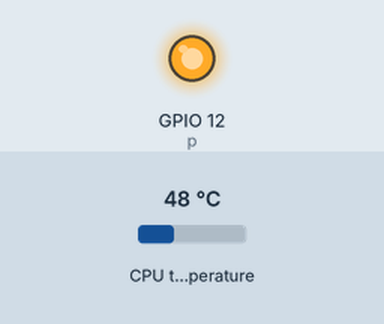
Simulated run of this program. Board: Raspberry Pi (BCM pin numbers). Shown: output pins drawn as LEDs (lit = HIGH). The test bench sets the inputs (shaded band); at power-on: CPU temperature 48 °C.

Above: at 1.2 s.
1.3 s: CPU temperature set to 52 °C
4.4 s: CPU temperature set to 55 °C
At 7.2 s:
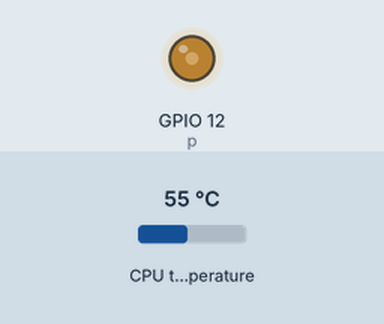
8.0 s: CPU temperature set to 51 °C
11.0 s: CPU temperature set to 48 °C
At 13.6 s:
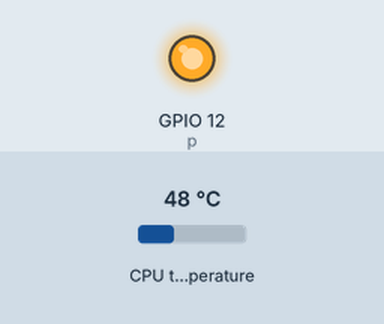
14.6 s: CPU temperature set to 58 °C
At 17.3 s:
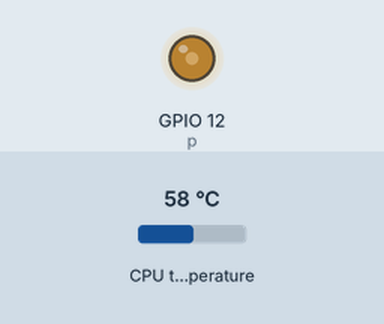
17.9 s: CPU temperature set to 31 °C
At 21.1 s:
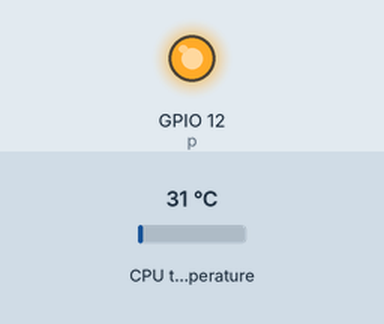
Timing chart, 0 to 22.2 s (numbered marks = the images above; inputs shaded):
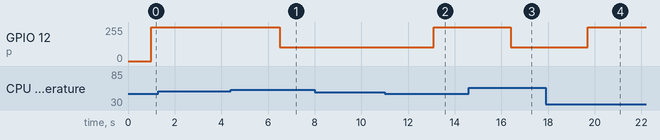

The program:

wind.py
```python
#-*-coding: utf-8 -*-
#!/usr/bin/python
import time
import RPi.GPIO as GPIO

GPIO.setmode(GPIO.BCM)
GPIO.setup(12,GPIO.OUT)
#GPIO.output(12,GPIO.HIGH)
p=GPIO.PWM(12,50)
p.start(0)
temp_last=0
try:
    while 1:
        time.sleep(1)
        file=open("/sys/class/thermal/thermal_zone0/temp")
        temp=float(file.read())/1000
        file.close()

        if temp>53:
            if temp_last>53:
                p.ChangeDutyCycle(40)
            time.sleep(0.1)
        elif temp>65:
            p.ChangeDutyCycle(20)
        else:
            if temp_last<=49.5:
                p.ChangeDutyCycle(100)
            time.sleep(0.1)
        #print(temp)
        temp_last=temp
except KeyboardInterrupt:
    pass
p.stop()
GPIO.cleanup()
print ("exit")
```

Measured:
- the behaviour switches between 53 and 54 °C on CPU temperature (found by bisection; images 0 and 1)
- the behaviour switches between 50 and 49 °C on CPU temperature (found by bisection; images 1 and 2)
- after the input at 1.3 s, every drawn part: stays the same
- after the input at 4.4 s, GPIO 12 (p): 255/255 → 102/255 after 2.1 s
- after the input at 8.0 s, every drawn part: stays the same
- after the input at 11.0 s, GPIO 12 (p): 102/255 → 255/255 after 2.1 s
- after the input at 14.6 s, GPIO 12 (p): 255/255 → 102/255 after 1.8 s
- after the input at 17.9 s, GPIO 12 (p): 102/255 → 255/255 after 1.8 s
